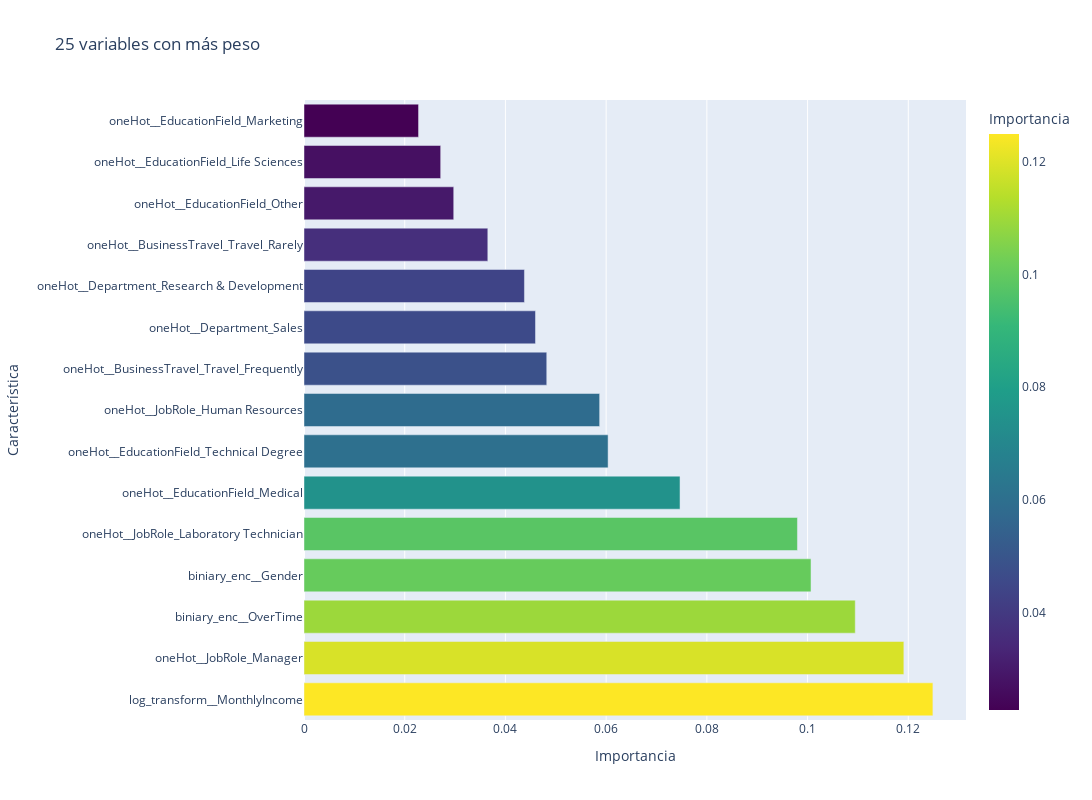

Notebook code for this chart:
### Code cell
feature_names = rf_optimizado.named_steps['preprocessing'].get_feature_names_out()

fi = get_feature_importances(rf_model, feature_names[:15])
gr = show_feature_importances(fi)
gr

### Figure 1 — Plotly figure (JSON) as saved in the notebook; plotly's stock layout.template omitted (floating-point values rounded to 4 significant figures)
{"data": [{"hovertemplate": "Importancia=%{marker.color}<br>Característica=%{y}<extra></extra>", "legendgroup": "", "marker": {"color": [0.1249, 0.1191, 0.1095, 0.1007, 0.09799, 0.07467, 0.06039, 0.05871, 0.04821, 0.04597, 0.04378, 0.0365, 0.02973, 0.02714, 0.02275], "coloraxis": "coloraxis", "pattern": {"shape": ""}}, "name": "", "orientation": "h", "showlegend": false, "textposition": "auto", "type": "bar", "x": [0.1249, 0.1191, 0.1095, 0.1007, 0.09799, 0.07467, 0.06039, 0.05871, 0.04821, 0.04597, 0.04378, 0.0365, 0.02973, 0.02714, 0.02275], "xaxis": "x", "y": ["log_transform__MonthlyIncome", "oneHot__JobRole_Manager", "biniary_enc__OverTime", "biniary_enc__Gender", "oneHot__JobRole_Laboratory Technician", "oneHot__EducationField_Medical", "oneHot__EducationField_Technical Degree", "oneHot__JobRole_Human Resources", "oneHot__BusinessTravel_Travel_Frequently", "oneHot__Department_Sales", "oneHot__Department_Research & Development", "oneHot__BusinessTravel_Travel_Rarely", "oneHot__EducationField_Other", "oneHot__EducationField_Life Sciences", "oneHot__EducationField_Marketing"], "yaxis": "y"}], "layout": {"barmode": "relative", "coloraxis": {"colorbar": {"title": {"text": "Importancia"}}, "colorscale": [[0, "#440154"], [0.1111, "#482878"], [0.2222, "#3e4989"], [0.3333, "#31688e"], [0.4444, "#26828e"], [0.5556, "#1f9e89"], [0.6667, "#35b779"], [0.7778, "#6ece58"], [0.8889, "#b5de2b"], [1, "#fde725"]]}, "height": 800, "legend": {"tracegroupgap": 0}, "title": {"text": "25 variables con más peso"}, "width": 1200, "xaxis": {"anchor": "y", "domain": [0, 1], "title": {"text": "Importancia"}}, "yaxis": {"anchor": "x", "domain": [0, 1], "title": {"text": "Característica"}}}}
